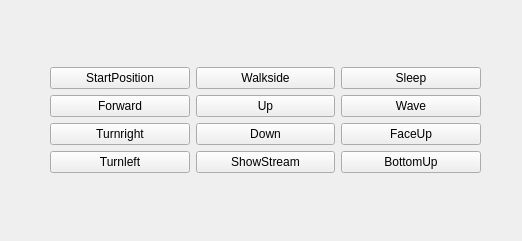
<?xml version="1.0" encoding="UTF-8"?>
<ui version="4.0">
 <class>GUI</class>
 <widget class="QWidget" name="GUI">
  <property name="geometry">
   <rect>
    <x>0</x>
    <y>0</y>
    <width>522</width>
    <height>241</height>
   </rect>
  </property>
  <property name="windowTitle">
   <string>Spider Control Table</string>
  </property>
  <widget class="QWidget" name="layoutWidget">
   <property name="geometry">
    <rect>
     <x>50</x>
     <y>20</y>
     <width>431</width>
     <height>201</height>
    </rect>
   </property>
   <layout class="QGridLayout" name="gridLayout">
    <property name="bottomMargin">
     <number>0</number>
    </property>
    <item row="0" column="0">
     <layout class="QVBoxLayout" name="verticalLayout">
      <item>
       <widget class="QPushButton" name="PB">
        <property name="text">
         <string>StartPosition</string>
        </property>
       </widget>
      </item>
      <item>
       <widget class="QPushButton" name="PF">
        <property name="text">
         <string>Forward</string>
        </property>
       </widget>
      </item>
      <item>
       <widget class="QPushButton" name="PR">
        <property name="text">
         <string>Turnright</string>
        </property>
       </widget>
      </item>
      <item>
       <widget class="QPushButton" name="PL">
        <property name="text">
         <string>Turnleft</string>
        </property>
       </widget>
      </item>
     </layout>
    </item>
    <item row="0" column="1">
     <layout class="QVBoxLayout" name="verticalLayout_2">
      <item>
       <widget class="QPushButton" name="WS">
        <property name="text">
         <string>Walkside</string>
        </property>
       </widget>
      </item>
      <item>
       <widget class="QPushButton" name="PU">
        <property name="text">
         <string>Up</string>
        </property>
       </widget>
      </item>
      <item>
       <widget class="QPushButton" name="PD">
        <property name="text">
         <string>Down</string>
        </property>
       </widget>
      </item>
      <item>
       <widget class="QPushButton" name="Pcam">
        <property name="text">
         <string>ShowStream</string>
        </property>
       </widget>
      </item>
     </layout>
    </item>
    <item row="0" column="2">
     <layout class="QVBoxLayout" name="verticalLayout_3">
      <item>
       <widget class="QPushButton" name="SL">
        <property name="text">
         <string>Sleep</string>
        </property>
       </widget>
      </item>
      <item>
       <widget class="QPushButton" name="WA">
        <property name="text">
         <string>Wave</string>
        </property>
       </widget>
      </item>
      <item>
       <widget class="QPushButton" name="FU">
        <property name="text">
         <string>FaceUp</string>
        </property>
       </widget>
      </item>
      <item>
       <widget class="QPushButton" name="BU">
        <property name="text">
         <string>BottomUp</string>
        </property>
       </widget>
      </item>
     </layout>
    </item>
   </layout>
  </widget>
 </widget>
 <resources/>
 <connections/>
</ui>
